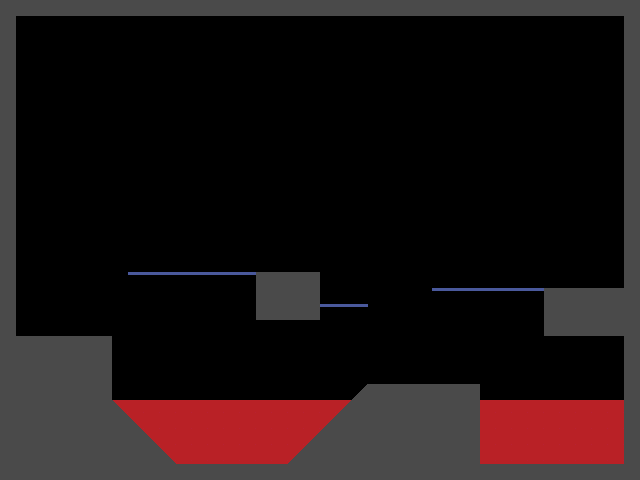

Rendered tile map (Tiled .tmx) drawn with the repository's tilesets; below, a short description and the full map source, tile grids included:
An orthogonal 40x30 tile map with 16x16 px tiles, 2 tile layers (lava, main) and 15 objects (10x item, 2x danger-zone, spawn).

<map version="1.5" tiledversion="1.7.2" orientation="orthogonal" renderorder="right-down" width="40" height="30" tilewidth="16" tileheight="16" infinite="0" nextlayerid="6" nextobjectid="28">
 <tileset firstgid="1" name="tileset" tilewidth="16" tileheight="16" tilecount="6" columns="2">
  <image source="tileset.png" width="32" height="48" />
  <tile id="0">
   <objectgroup draworder="index">
    <object id="1" x="0" y="0" width="16" height="16" />
   </objectgroup>
  </tile>
  <tile id="2">
   <properties>
    <property name="nez:isOneWayPlatform" type="bool" value="true" />
   </properties>
   <objectgroup draworder="index">
    <object id="1" x="0" y="0">
     <polygon points="0,0 0,16 16,16" />
    </object>
   </objectgroup>
  </tile>
  <tile id="3">
   <properties>
    <property name="nez:isSlope" type="bool" value="true" />
    <property name="nez:slopeTopLeft" type="int" value="0" />
    <property name="nez:slopeTopRight" type="int" value="15" />
   </properties>
  </tile>
 </tileset>
 <layer id="5" name="lava" width="40" height="30">
  <data encoding="csv">
0,0,0,0,0,0,0,0,0,0,0,0,0,0,0,0,0,0,0,0,0,0,0,0,0,0,0,0,0,0,0,0,0,0,0,0,0,0,0,0,
0,0,0,0,0,0,0,0,0,0,0,0,0,0,0,0,0,0,0,0,0,0,0,0,0,0,0,0,0,0,0,0,0,0,0,0,0,0,0,0,
0,0,0,0,0,0,0,0,0,0,0,0,0,0,0,0,0,0,0,0,0,0,0,0,0,0,0,0,0,0,0,0,0,0,0,0,0,0,0,0,
0,0,0,0,0,0,0,0,0,0,0,0,0,0,0,0,0,0,0,0,0,0,0,0,0,0,0,0,0,0,0,0,0,0,0,0,0,0,0,0,
0,0,0,0,0,0,0,0,0,0,0,0,0,0,0,0,0,0,0,0,0,0,0,0,0,0,0,0,0,0,0,0,0,0,0,0,0,0,0,0,
0,0,0,0,0,0,0,0,0,0,0,0,0,0,0,0,0,0,0,0,0,0,0,0,0,0,0,0,0,0,0,0,0,0,0,0,0,0,0,0,
0,0,0,0,0,0,0,0,0,0,0,0,0,0,0,0,0,0,0,0,0,0,0,0,0,0,0,0,0,0,0,0,0,0,0,0,0,0,0,0,
0,0,0,0,0,0,0,0,0,0,0,0,0,0,0,0,0,0,0,0,0,0,0,0,0,0,0,0,0,0,0,0,0,0,0,0,0,0,0,0,
0,0,0,0,0,0,0,0,0,0,0,0,0,0,0,0,0,0,0,0,0,0,0,0,0,0,0,0,0,0,0,0,0,0,0,0,0,0,0,0,
0,0,0,0,0,0,0,0,0,0,0,0,0,0,0,0,0,0,0,0,0,0,0,0,0,0,0,0,0,0,0,0,0,0,0,0,0,0,0,0,
0,0,0,0,0,0,0,0,0,0,0,0,0,0,0,0,0,0,0,0,0,0,0,0,0,0,0,0,0,0,0,0,0,0,0,0,0,0,0,0,
0,0,0,0,0,0,0,0,0,0,0,0,0,0,0,0,0,0,0,0,0,0,0,0,0,0,0,0,0,0,0,0,0,0,0,0,0,0,0,0,
0,0,0,0,0,0,0,0,0,0,0,0,0,0,0,0,0,0,0,0,0,0,0,0,0,0,0,0,0,0,0,0,0,0,0,0,0,0,0,0,
0,0,0,0,0,0,0,0,0,0,0,0,0,0,0,0,0,0,0,0,0,0,0,0,0,0,0,0,0,0,0,0,0,0,0,0,0,0,0,0,
0,0,0,0,0,0,0,0,0,0,0,0,0,0,0,0,0,0,0,0,0,0,0,0,0,0,0,0,0,0,0,0,0,0,0,0,0,0,0,0,
0,0,0,0,0,0,0,0,0,0,0,0,0,0,0,0,0,0,0,0,0,0,0,0,0,0,0,0,0,0,0,0,0,0,0,0,0,0,0,0,
0,0,0,0,0,0,0,0,0,0,0,0,0,0,0,0,0,0,0,0,0,0,0,0,0,0,0,0,0,0,0,0,0,0,0,0,0,0,0,0,
0,0,0,0,0,0,0,0,0,0,0,0,0,0,0,0,0,0,0,0,0,0,0,0,0,0,0,0,0,0,0,0,0,0,0,0,0,0,0,0,
0,0,0,0,0,0,0,0,0,0,0,0,0,0,0,0,0,0,0,0,0,0,0,0,0,0,0,0,0,0,0,0,0,0,0,0,0,0,0,0,
0,0,0,0,0,0,0,0,0,0,0,0,0,0,0,0,0,0,0,0,0,0,0,0,0,0,0,0,0,0,0,0,0,0,0,0,0,0,0,0,
0,0,0,0,0,0,0,0,0,0,0,0,0,0,0,0,0,0,0,0,0,0,0,0,0,0,0,0,0,0,0,0,0,0,0,0,0,0,0,0,
0,0,0,0,0,0,0,0,0,0,0,0,0,0,0,0,0,0,0,0,0,0,0,0,0,0,0,0,0,0,0,0,0,0,0,0,0,0,0,0,
0,0,0,0,0,0,0,0,0,0,0,0,0,0,0,0,0,0,0,0,0,0,0,0,0,0,0,0,0,0,0,0,0,0,0,0,0,0,0,0,
0,0,0,0,0,0,0,0,0,0,0,0,0,0,0,0,0,0,0,0,0,0,0,0,0,0,0,0,0,0,0,0,0,0,0,0,0,0,0,0,
0,0,0,0,0,0,0,0,0,0,0,0,0,0,0,0,0,0,0,0,0,0,0,0,0,0,0,0,0,0,0,0,0,0,0,0,0,0,0,0,
0,0,0,0,0,0,0,5,5,5,5,5,5,5,5,5,5,5,5,5,5,5,0,0,0,0,0,0,0,0,5,5,5,5,5,5,5,5,5,0,
0,0,0,0,0,0,0,0,5,5,5,5,5,5,5,5,5,5,5,5,5,0,0,0,0,0,0,0,0,0,5,5,5,5,5,5,5,5,5,0,
0,0,0,0,0,0,0,0,0,5,5,5,5,5,5,5,5,5,5,5,0,0,0,0,0,0,0,0,0,0,5,5,5,5,5,5,5,5,5,0,
0,0,0,0,0,0,0,0,0,0,5,5,5,5,5,5,5,5,5,0,0,0,0,0,0,0,0,0,0,0,5,5,5,5,5,5,5,5,5,0,
0,0,0,0,0,0,0,0,0,0,0,0,0,0,0,0,0,0,0,0,0,0,0,0,0,0,0,0,0,0,0,0,0,0,0,0,0,0,0,0
</data>
 </layer>
 <layer id="1" name="main" width="40" height="30">
  <data encoding="csv">
1,1,1,1,1,1,1,1,1,1,1,1,1,1,1,1,1,1,1,1,1,1,1,1,1,1,1,1,1,1,1,1,1,1,1,1,1,1,1,1,
1,0,0,0,0,0,0,0,0,0,0,0,0,0,0,0,0,0,0,0,0,0,0,0,0,0,0,0,0,0,0,0,0,0,0,0,0,0,0,1,
1,0,0,0,0,0,0,0,0,0,0,0,0,0,0,0,0,0,0,0,0,0,0,0,0,0,0,0,0,0,0,0,0,0,0,0,0,0,0,1,
1,0,0,0,0,0,0,0,0,0,0,0,0,0,0,0,0,0,0,0,0,0,0,0,0,0,0,0,0,0,0,0,0,0,0,0,0,0,0,1,
1,0,0,0,0,0,0,0,0,0,0,0,0,0,0,0,0,0,0,0,0,0,0,0,0,0,0,0,0,0,0,0,0,0,0,0,0,0,0,1,
1,0,0,0,0,0,0,0,0,0,0,0,0,0,0,0,0,0,0,0,0,0,0,0,0,0,0,0,0,0,0,0,0,0,0,0,0,0,0,1,
1,0,0,0,0,0,0,0,0,0,0,0,0,0,0,0,0,0,0,0,0,0,0,0,0,0,0,0,0,0,0,0,0,0,0,0,0,0,0,1,
1,0,0,0,0,0,0,0,0,0,0,0,0,0,0,0,0,0,0,0,0,0,0,0,0,0,0,0,0,0,0,0,0,0,0,0,0,0,0,1,
1,0,0,0,0,0,0,0,0,0,0,0,0,0,0,0,0,0,0,0,0,0,0,0,0,0,0,0,0,0,0,0,0,0,0,0,0,0,0,1,
1,0,0,0,0,0,0,0,0,0,0,0,0,0,0,0,0,0,0,0,0,0,0,0,0,0,0,0,0,0,0,0,0,0,0,0,0,0,0,1,
1,0,0,0,0,0,0,0,0,0,0,0,0,0,0,0,0,0,0,0,0,0,0,0,0,0,0,0,0,0,0,0,0,0,0,0,0,0,0,1,
1,0,0,0,0,0,0,0,0,0,0,0,0,0,0,0,0,0,0,0,0,0,0,0,0,0,0,0,0,0,0,0,0,0,0,0,0,0,0,1,
1,0,0,0,0,0,0,0,0,0,0,0,0,0,0,0,0,0,0,0,0,0,0,0,0,0,0,0,0,0,0,0,0,0,0,0,0,0,0,1,
1,0,0,0,0,0,0,0,0,0,0,0,0,0,0,0,0,0,0,0,0,0,0,0,0,0,0,0,0,0,0,0,0,0,0,0,0,0,0,1,
1,0,0,0,0,0,0,0,0,0,0,0,0,0,0,0,0,0,0,0,0,0,0,0,0,0,0,0,0,0,0,0,0,0,0,0,0,0,0,1,
1,0,0,0,0,0,0,0,0,0,0,0,0,0,0,0,0,0,0,0,0,0,0,0,0,0,0,0,0,0,0,0,0,0,0,0,0,0,0,1,
1,0,0,0,0,0,0,0,0,0,0,0,0,0,0,0,0,0,0,0,0,0,0,0,0,0,0,0,0,0,0,0,0,0,0,0,0,0,0,1,
1,0,0,0,0,0,0,0,3,3,3,3,3,3,3,3,1,1,1,1,0,0,0,0,0,0,0,0,0,0,0,0,0,0,0,0,0,0,0,1,
1,0,0,0,0,0,0,0,0,0,0,0,0,0,0,0,1,1,1,1,0,0,0,0,0,0,0,3,3,3,3,3,3,3,1,1,1,1,1,1,
1,0,0,0,0,0,0,0,0,0,0,0,0,0,0,0,1,1,1,1,3,3,3,0,0,0,0,0,0,0,0,0,0,0,1,1,1,1,1,1,
1,0,0,0,0,0,0,0,0,0,0,0,0,0,0,0,0,0,0,0,0,0,0,0,0,0,0,0,0,0,0,0,0,0,1,1,1,1,1,1,
1,1,1,1,1,1,1,0,0,0,0,0,0,0,0,0,0,0,0,0,0,0,0,0,0,0,0,0,0,0,0,0,0,0,0,0,0,0,0,1,
1,1,1,1,1,1,1,0,0,0,0,0,0,0,0,0,0,0,0,0,0,0,0,0,0,0,0,0,0,0,0,0,0,0,0,0,0,0,0,1,
1,1,1,1,1,1,1,0,0,0,0,0,0,0,0,0,0,0,0,0,0,0,0,0,0,0,0,0,0,0,0,0,0,0,0,0,0,0,0,1,
1,1,1,1,1,1,1,0,0,0,0,0,0,0,0,0,0,0,0,0,0,0,2147483652,1,1,1,1,1,1,1,0,0,0,0,0,0,0,0,0,1,
1,1,1,1,1,1,1,4,0,0,0,0,0,0,0,0,0,0,0,0,0,2147483652,1,1,1,1,1,1,1,1,0,0,0,0,0,0,0,0,0,1,
1,1,1,1,1,1,1,1,4,0,0,0,0,0,0,0,0,0,0,0,2147483652,1,1,1,1,1,1,1,1,1,0,0,0,0,0,0,0,0,0,1,
1,1,1,1,1,1,1,1,1,4,0,0,0,0,0,0,0,0,0,2147483652,1,1,1,1,1,1,1,1,1,1,0,0,0,0,0,0,0,0,0,1,
1,1,1,1,1,1,1,1,1,1,4,0,0,0,0,0,0,0,2147483652,1,1,1,1,1,1,1,1,1,1,1,0,0,0,0,0,0,0,0,0,1,
1,1,1,1,1,1,1,1,1,1,1,1,1,1,1,1,1,1,1,1,1,1,1,1,1,1,1,1,1,1,1,1,1,1,1,1,1,1,1,1
</data>
 </layer>
 <objectgroup id="2" name="objects">
  <object id="6" name="spawn" x="48.4346" y="240.503" width="14.8796" height="14.8796" />
 </objectgroup>
 <objectgroup id="3" name="collectibles">
  <object id="8" name="item" x="144" y="256">
   <point />
  </object>
  <object id="13" name="item" x="176" y="256">
   <point />
  </object>
  <object id="14" name="item" x="208" y="256">
   <point />
  </object>
  <object id="15" name="item" x="240" y="256">
   <point />
  </object>
  <object id="16" name="item" x="272" y="256">
   <point />
  </object>
  <object id="17" name="item" x="304" y="256">
   <point />
  </object>
  <object id="18" name="item" x="448" y="272">
   <point />
  </object>
  <object id="19" name="item" x="480" y="272">
   <point />
  </object>
  <object id="20" name="item" x="512" y="272">
   <point />
  </object>
  <object id="21" name="item" x="544" y="272">
   <point />
  </object>
 </objectgroup>
 <objectgroup color="#ff0000" id="4" name="danger-zone">
  <object id="26" name="danger-zone" x="112" y="400">
   <polygon points="0,0 240,0 176,64 64,64" />
  </object>
  <object id="27" name="danger-zone" x="480.667" y="397.333">
   <polygon points="-0.666667,2.66667 143.333,2.66667 143.333,66.6667 -0.666667,66.6667" />
  </object>
 </objectgroup>
</map>
